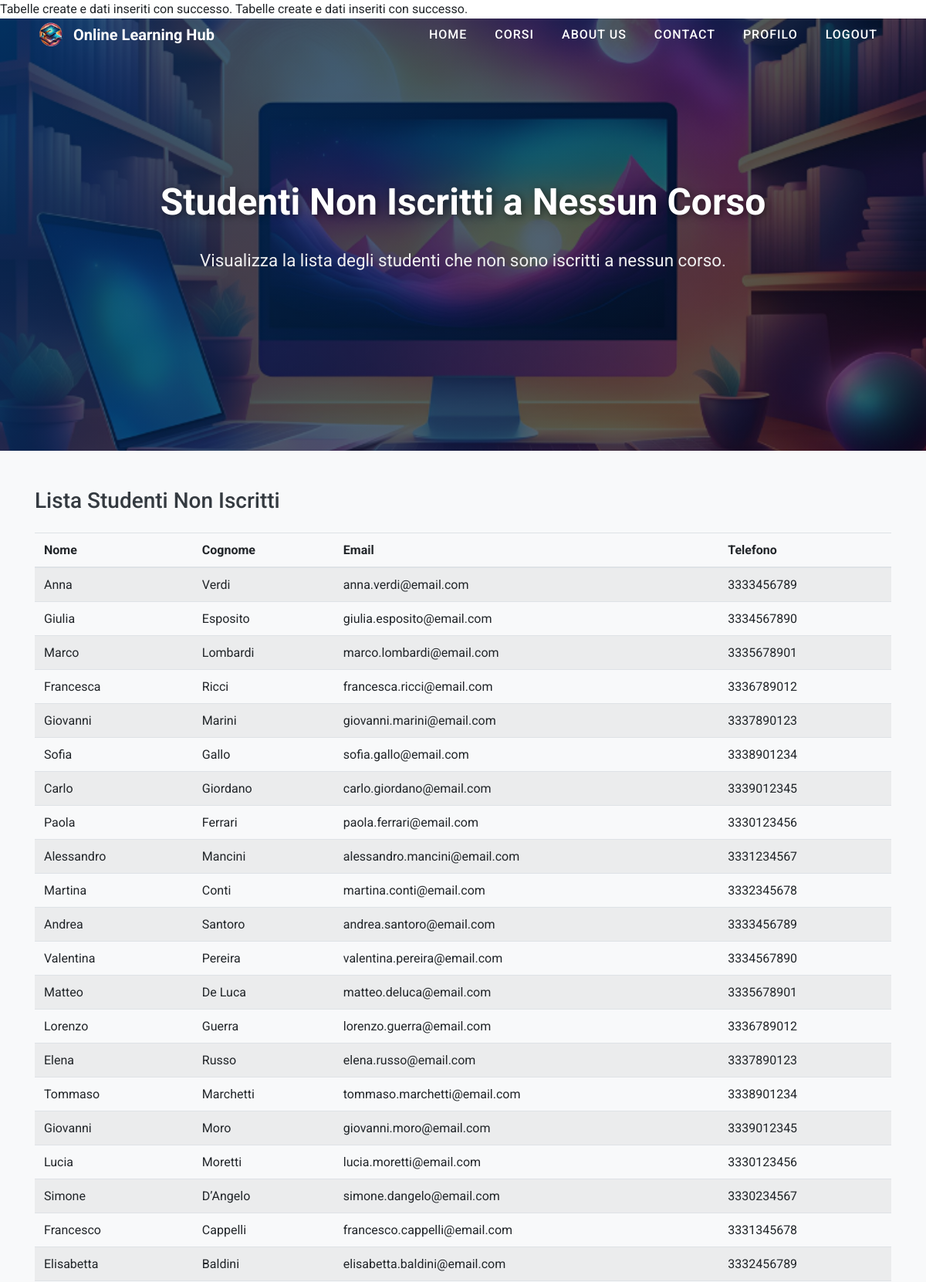
Page /studenti/studenti_nessun_corso.php (upper part) on the committed database.
### tables this page shows
CREATE TABLE IF NOT EXISTS `studente` (
    `IdStudente` int AUTO_INCREMENT PRIMARY KEY,
    `Nome` varchar(100) DEFAULT NULL,
    `Cognome` varchar(100) DEFAULT NULL,
    `Telefono` varchar(15) DEFAULT NULL,
    `Email` varchar(100) DEFAULT NULL,
    `Password` varchar(255) DEFAULT NULL
);

### studenti/studenti_nessun_corso.php (the view, shortened to what this page needs)
<?php
include('../config.php');
include('../templates/template_header.php');
include('../pages/navbar.php');
try {
    $stmt = $pdo->prepare("
        SELECT *
        FROM studente
        WHERE IdStudente NOT IN (
            SELECT DISTINCT IdStudente
            FROM Iscrizione
        )
    ");
    $stmt->execute();
    $studenti = $stmt->fetchAll(PDO::FETCH_ASSOC);
} catch (PDOException $e) {
    die("Errore nella query: " . $e->getMessage());
}
?>
<header class="header-bg">
    <div class="overlay"></div>
    <div class="container text-center text-white d-flex align-items-center justify-content-center flex-column">
        <h1 class="hero-title">Studenti Non Iscritti a Nessun Corso</h1>
        <p class="hero-subtext">Visualizza la lista degli studenti che non sono iscritti a nessun corso.</p>
    </div>
</header>
<section class="section py-5 bg-light">
    <div class="container">
        <h3 class="mb-4 text-dark">Lista Studenti Non Iscritti</h3>
        <div class="table-responsive">
            <table class="table table-striped table-hover">
                <thead>
                    <tr>
                        <th>Nome</th>
                        <th>Cognome</th>
                        <th>Email</th>
                        <th>Telefono</th>
                    </tr>
                </thead>
                <tbody>
                    <?php foreach ($studenti as $studente): ?>
                        <tr>
                            <td><?php echo htmlspecialchars($studente['Nome']); ?></td>
                            <td><?php echo htmlspecialchars($studente['Cognome']); ?></td>
                            <td><?php echo htmlspecialchars($studente['Email']); ?></td>
                            <td><?php echo htmlspecialchars($studente['Telefono']); ?></td>
                        </tr>
                    <?php endforeach; ?>
                </tbody>
            </table>
        </div>
    </div>
</section>
<?php include('../templates/template_footer.php'); ?>

### style.css (style rules this page uses)
body { font-family: 'Roboto', sans-serif; margin: 0; padding: 0; }
.header-bg { background-image: url('resources/images/header-bg.jpg'); background-size: cover; background-position: center; height: 60vh; display: flex; justify-content: center; align-items: center; color: white; position: relative; }
.hero-subtext { font-size: 1.2rem; margin-top: 15px; }
.header-bg { position: relative; background-image: url('resources/image/sfondoHeader.png'); background-size: cover; background-position: center; height: 70vh; display: flex; align-items: center; justify-content: center; text-align: center; color: white; }
.header-bg .overlay { position: absolute; top: 0; left: 0; width: 100%; height: 100%; background: linear-gradient(135deg, rgba(0, 51, 102, 0.8), rgba(0, 0, 0, 0.6)); z-index: 1; }
.container { z-index: 2; }
.hero-title { font-size: 3rem; font-weight: 700; text-shadow: 2px 2px 10px rgba(0, 0, 0, 0.5); margin-bottom: 15px; }
.hero-subtext { font-size: 1.4rem; margin-bottom: 20px; color: #f0f0f0; }

### rows in the picture
studente: Nome "Anna", Cognome "Verdi", Email "anna.verdi@email.com", Telefono "3333456789"
studente: Nome "Giulia", Cognome "Esposito", Email "giulia.esposito@email.com", Telefono "3334567890"
studente: Nome "Marco", Cognome "Lombardi", Email "marco.lombardi@email.com", Telefono "3335678901"
studente: Nome "Francesca", Cognome "Ricci", Email "francesca.ricci@email.com", Telefono "3336789012"
studente: Nome "Giovanni", Cognome "Marini", Email "giovanni.marini@email.com", Telefono "3337890123"
studente: Nome "Sofia", Cognome "Gallo", Email "sofia.gallo@email.com", Telefono "3338901234"
studente: Nome "Carlo", Cognome "Giordano", Email "carlo.giordano@email.com", Telefono "3339012345"
studente: Nome "Paola", Cognome "Ferrari", Email "paola.ferrari@email.com", Telefono "3330123456"
studente: Nome "Alessandro", Cognome "Mancini", Email "alessandro.mancini@email.com", Telefono "3331234567"
studente: Nome "Martina", Cognome "Conti", Email "martina.conti@email.com", Telefono "3332345678"
studente: Nome "Andrea", Cognome "Santoro", Email "andrea.santoro@email.com", Telefono "3333456789"
studente: Nome "Valentina", Cognome "Pereira", Email "valentina.pereira@email.com", Telefono "3334567890"
studente: Nome "Matteo", Cognome "De Luca", Email "matteo.deluca@email.com", Telefono "3335678901"
studente: Nome "Lorenzo", Cognome "Guerra", Email "lorenzo.guerra@email.com", Telefono "3336789012"
studente: Nome "Elena", Cognome "Russo", Email "elena.russo@email.com", Telefono "3337890123"
studente: Nome "Tommaso", Cognome "Marchetti", Email "tommaso.marchetti@email.com", Telefono "3338901234"
studente: Nome "Giovanni", Cognome "Moro", Email "giovanni.moro@email.com", Telefono "3339012345"
studente: Nome "Lucia", Cognome "Moretti", Email "lucia.moretti@email.com", Telefono "3330123456"
studente: Nome "Simone", Cognome "D’Angelo", Email "simone.dangelo@email.com", Telefono "3330234567"
studente: Nome "Francesco", Cognome "Cappelli", Email "francesco.cappelli@email.com", Telefono "3331345678"
studente: Nome "Elisabetta", Cognome "Baldini", Email "elisabetta.baldini@email.com", Telefono "3332456789"
